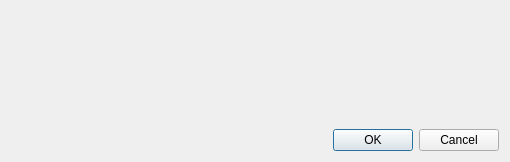
<?xml version="1.0" encoding="UTF-8"?>
<ui version="4.0">
 <class>StyleSelector</class>
 <widget class="QDialog" name="StyleSelector">
  <property name="geometry">
   <rect>
    <x>0</x>
    <y>0</y>
    <width>510</width>
    <height>162</height>
   </rect>
  </property>
  <property name="windowTitle">
   <string>Select Available Styles</string>
  </property>
  <layout class="QGridLayout" name="gridLayout">
   <item row="0" column="0">
    <widget class="CustomSelector" name="customSelector" native="true"/>
   </item>
   <item row="1" column="0">
    <widget class="QDialogButtonBox" name="buttonBox">
     <property name="orientation">
      <enum>Qt::Horizontal</enum>
     </property>
     <property name="standardButtons">
      <set>QDialogButtonBox::Cancel|QDialogButtonBox::Ok</set>
     </property>
    </widget>
   </item>
  </layout>
 </widget>
 <customwidgets>
  <customwidget>
   <class>CustomSelector</class>
   <extends>QWidget</extends>
   <header>DsgTools.gui.CustomWidgets.SelectionWidgets.customSelector.h</header>
   <container>1</container>
  </customwidget>
 </customwidgets>
 <resources/>
 <connections>
  <connection>
   <sender>buttonBox</sender>
   <signal>accepted()</signal>
   <receiver>StyleSelector</receiver>
   <slot>accept()</slot>
   <hints>
    <hint type="sourcelabel">
     <x>248</x>
     <y>254</y>
    </hint>
    <hint type="destinationlabel">
     <x>157</x>
     <y>274</y>
    </hint>
   </hints>
  </connection>
  <connection>
   <sender>buttonBox</sender>
   <signal>rejected()</signal>
   <receiver>StyleSelector</receiver>
   <slot>reject()</slot>
   <hints>
    <hint type="sourcelabel">
     <x>316</x>
     <y>260</y>
    </hint>
    <hint type="destinationlabel">
     <x>286</x>
     <y>274</y>
    </hint>
   </hints>
  </connection>
 </connections>
</ui>
